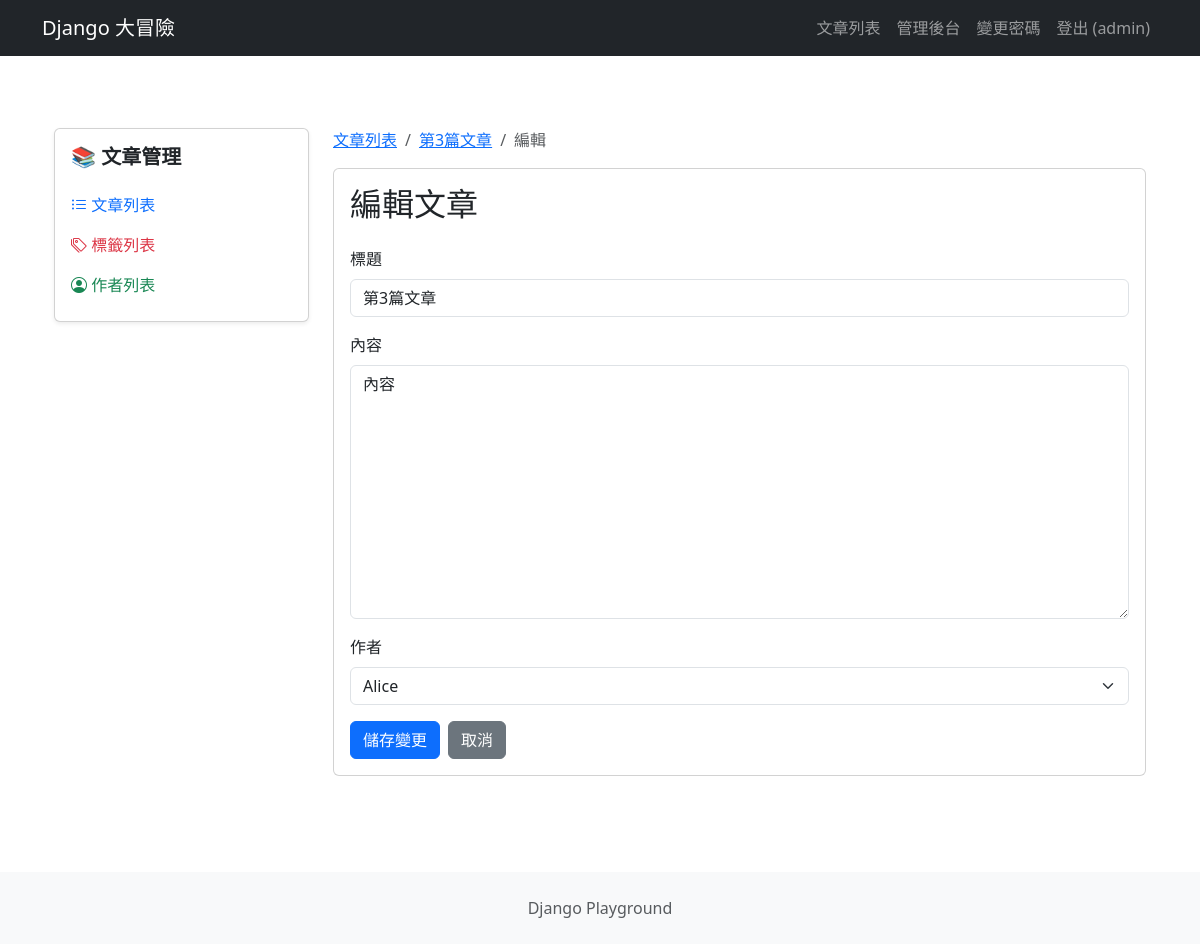
Before: /blog/articles/3/edit/ (signed in) with the older database file.
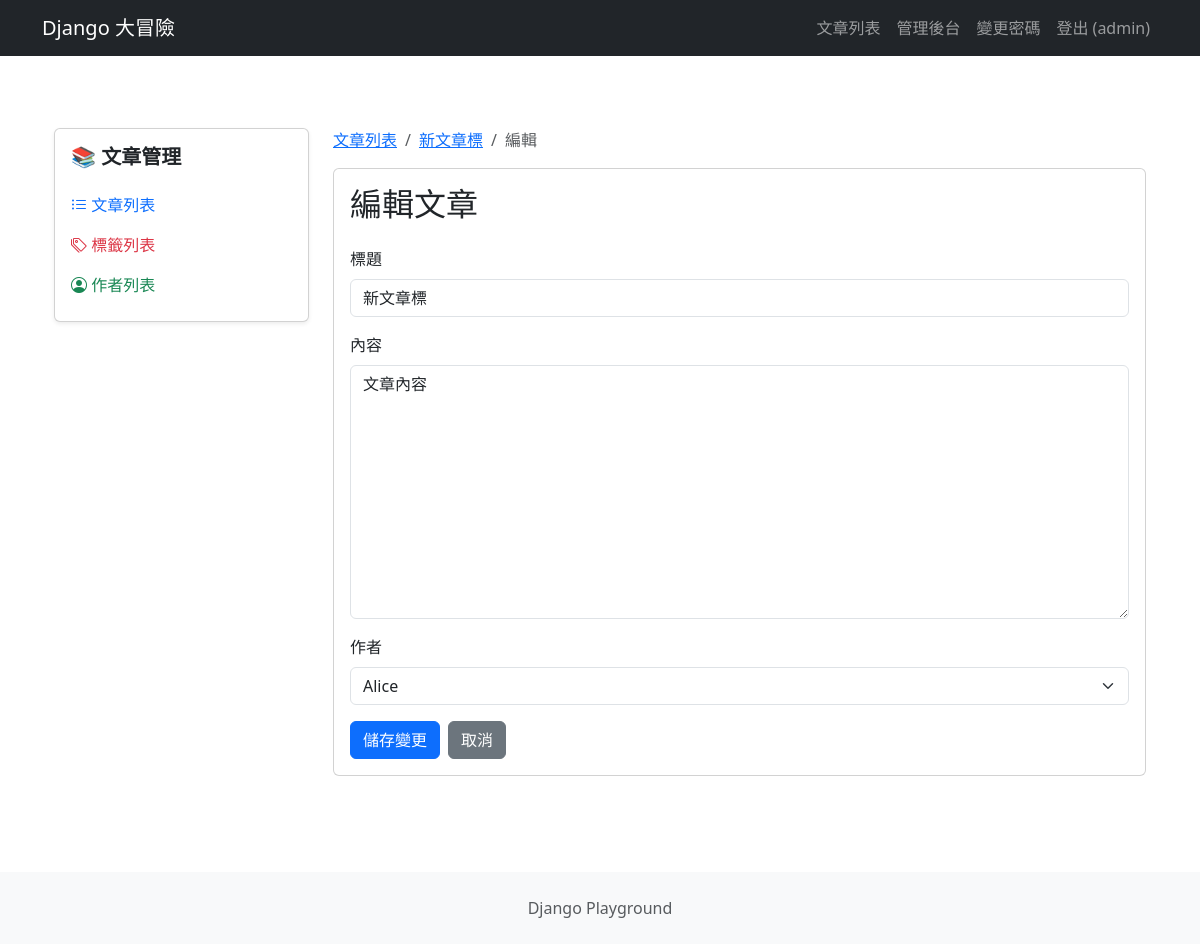
After: the same page with the newer database file.
### apps/blog/models.py (models this page shows, shortened)
class Article(models.Model):
    title = models.CharField(max_length=200)
    content = models.TextField()
    created_at = models.DateTimeField(auto_now_add=True)
    updated_at = models.DateTimeField(auto_now=True)
    is_published = models.BooleanField(default=False)
    author = models.ForeignKey(
        Author,  # 關聯到 Author 模型
        on_delete=models.CASCADE,
        related_name="articles",
        null=True,
        blank=True,
    )
    tags = models.ManyToManyField(
        Tag,  # 關聯到 Tag 模型
        related_name="articles",
        blank=True,
    )

### apps/blog/views.py (the view)
# urls.py: path("articles/<int:id>/edit/", views.article_edit, name="article_edit"),
@permission_required("blog.change_article", raise_exception=True)
def article_edit(request, id):
    article = get_object_or_404(Article, id=id)
    form = ArticleForm(request.POST or None, instance=article)
    if form.is_valid():
        article = form.save()
        messages.success(request, f"文章「{article.title}」已成功更新。")
        return redirect("blog:article_detail", id=article.id)
    return render(request, "blog/article_edit.html", {"form": form, "article": article})

### apps/blog/forms.py (shortened to what this page needs)
class ArticleForm(forms.ModelForm):
    class Meta:
        model = Article
        fields = ["title", "content", "author"]
        labels = {
            "title": "標題",
            "content": "內容",
            "author": "作者",
        }
        error_messages = {
            "title": {
                "required": "標題不能空白",
                "max_length": "標題最多 %(limit_value)d 字元",
            },
            "content": {
                "required": "內容不能空白",
            },
        }
        widgets = {
            "content": forms.Textarea(attrs={"rows": 10}),
        }

### apps/blog/models.py (called while the page is built)
    def __str__(self):
        return self.name

### apps/blog/templates/blog/article_edit.html (shortened to what this page needs)
{% extends "blog/base.html" %}
{% load django_bootstrap5 %}
{% block blog_content %}
  <nav aria-label="breadcrumb" class="d-none d-md-block mb-3">
    <ol class="breadcrumb">
      <li class="breadcrumb-item">
        <a href="{% url 'blog:article_list' %}">文章列表</a>
      </li>
      <li class="breadcrumb-item">
        <a href="{% url 'blog:article_detail' id=article.id %}">{{ article.title }}</a>
      </li>
      <li class="breadcrumb-item active">
        編輯
      </li>
    </ol>
  </nav>
  <div class="card">
    <div class="card-body">
      <h2 class="card-title mb-4">
        編輯文章
      </h2>
      {% url 'blog:article_detail' id=article.id as cancel_url %}
      {% include "blog/components/article_form.html" with submit_text="儲存變更" show_reset=False %}
    </div>
  </div>
{% endblock blog_content %}

### apps/blog/templates/blog/components/article_form.html (shortened to what this page needs)
{% load django_bootstrap5 %}
<form method="post">
  {% bootstrap_field form.title addon_before='<i class="bi bi-pencil"></i>' placeholder="請輸入標題..." %}
  {% bootstrap_field form.content addon_before='<i class="bi bi-file-text"></i>' rows=10 %}
  {% bootstrap_field form.author addon_before='<i class="bi bi-person"></i>' %}
  <div class="d-flex gap-2 mt-3">
    {% bootstrap_button button_type="submit" content=submit_text %}
    {% bootstrap_button button_type="link" href=cancel_url content="取消" button_class="btn-secondary" %}
  </div>
</form>

Changed rows visible on the page:
changed Article "Alice": title "第3篇文章" → "新文章標"; content "內容" → "文章內容"
